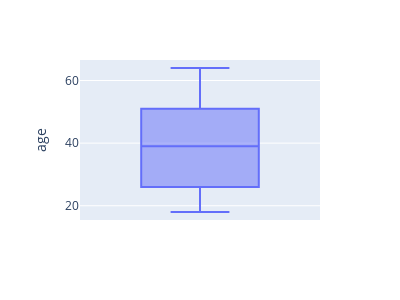

Source (notebook cell):
### Markdown cell above
**Checking for Outliers**

### Code cell
fig = px.box(Health_data, y="age", width=400, height=300)
fig.show()

### Figure 1 — Plotly figure (JSON) as saved in the notebook; plotly's stock layout.template omitted (floating-point values rounded to 4 significant figures; data arrays with more than 128 entries replaced by an {"elided": "..."} marker saying what was removed)
{"data": [{"alignmentgroup": "True", "hovertemplate": "age=%{y}<extra></extra>", "legendgroup": "", "marker": {"color": "#636efa"}, "name": "", "notched": false, "offsetgroup": "", "orientation": "v", "showlegend": false, "type": "box", "x0": " ", "xaxis": "x", "y": {"elided": "1338 int values"}, "y0": " ", "yaxis": "y"}], "layout": {"boxmode": "group", "height": 300, "legend": {"tracegroupgap": 0}, "margin": {"t": 60}, "width": 400, "xaxis": {"anchor": "y", "domain": [0, 1]}, "yaxis": {"anchor": "x", "domain": [0, 1], "title": {"text": "age"}}}}
